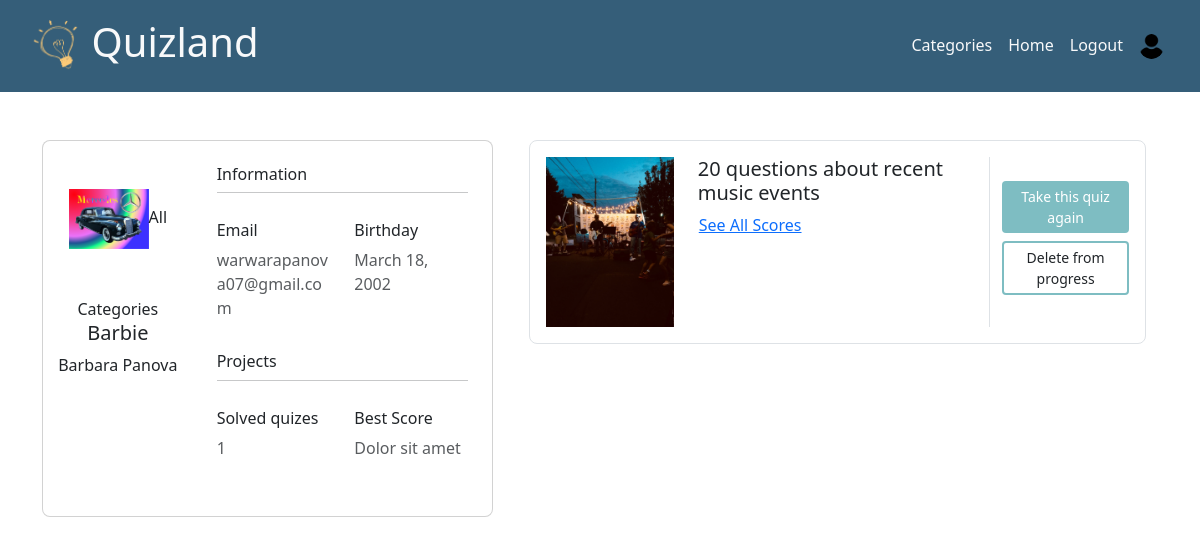
Screenshot of /progress/ (signed in) with the database file from the repository.
### core/models.py (models this page shows, shortened)
class UserInfo(models.Model):
    user=models.OneToOneField(User,on_delete=models.CASCADE,null=True,default=uuid.uuid1)
    profile_pic=models.ImageField(upload_to='images/profile_pictures/',blank=True,null=True,default='images/profile_pictures/user.png')
    birthday_date=models.DateField(null=True)

### category/models.py (models this page shows, shortened)
class Quiz(models.Model):
    quiz_name=models.CharField(max_length=150,blank=True,null=True)
    desc=models.CharField(max_length=200,blank=True,null=True)
    category=models.ForeignKey(Categories,on_delete=models.CASCADE,null=True)
    url=models.SlugField(unique=True,blank=True,null=True)
    img=models.ImageField(upload_to='images/quiz/',blank=True,null=True)

### core/views.py (the view, shortened to what this page needs)
# urls.py: path("progress/",views.progress,name='progress'),
@login_required
def progress(request):
    quiz_res=upd_info(request)
    amount=len(quiz_res)
    additional_info=UserInfo.objects.get(user=request.user)
    if request.method=='GET':
        profile_user=UserInfo.objects.get(user__id=request.user.id)
        form=ProfileForm(request.POST or None, request.FILES or None, instance=profile_user)
        return render(request,'core/progress.html',context={'quiz_res':quiz_res,'amount':amount,'info':additional_info,'form':form})

### core/views.py (called while the page is built)
def upd_info(request):
    id=request.user.id
    scores=Scores.objects.filter(user_id=request.user)
    quiz_res={}
    for s in scores:
        quiz=Quiz.objects.get(pk=s.quiz_id.id)
        if s.quiz_id not in quiz_res.keys():
            quiz_res[quiz]=[]
            quiz_res[quiz].append(s)
        else:
            quiz_res[quiz].append(s)
    return quiz_res

### core/templates/core/progress.html (shortened to what this page needs)
{% extends 'core/header.html' %}
{% load static %}
{% block content %}
<div class="container">
  <div class="row">
    <div class="col-5 py-5">
              <div class="card mb-3" style="border-radius: .5rem;">
                <div class="row g-0">
                  <div class="col-md-4 gradient-custom text-center "
                    style="border-top-left-radius: .5rem; border-bottom-left-radius: .5rem;">
  <img type="button"
      hx-post="{% url 'progress' %}"
      hx-target='#results'
      hx-trigger="click"
      name="btnChangePicture"
      src="{{info.profile_pic.url}}"
      alt="Avatar" class="img-fluid my-5"
      style="width: 80px;">All Categories</button>
                      <h5>{{request.user.username}} </h5>
                    <p>{{request.user.first_name}} {{request.user.last_name}}</p>
                                      </div>
                  <div class="col-md-8">
                    <div class="card-body p-4">
                      <h6>Information</h6>
                      <hr class="mt-0 mb-4">
                      <div class="row pt-1">
                        <div class="col-6 mb-3">
                          <h6>Email</h6>
                          <p class="text-muted">{{request.user.email}}</p>
                        </div>
                        <div class="col-6 mb-3">
                          <h6>Birthday</h6>
                          <p class="text-muted">{{info.birthday_date}}</p>
                        </div>
                      </div>
                      <h6>Projects</h6>
                <hr class="mt-0 mb-4">
                <div class="row pt-1">
                  <div class="col-6 mb-3">
                    <h6>Solved quizes</h6>
                    <p class="text-muted">{{amount}}</p>
                  </div>
                  <div class="col-6 mb-3">
                    <h6>Best Score</h6>
                    <p class="text-muted">Dolor sit amet</p>
                  </div>
                </div>
                    </div>
                  </div>
          </div>
        </div>
   </div>
    <div class="col-7">
      <div class="container py-5">
        {% if quiz_res.items %}
          {% for key, values in quiz_res.items %}
          <div class="row justify-content-center mb-3">
              <div class="col-12">
                <div class="card shadow-0 border rounded-3">
                  <div class="card-body">
                    <div class="row">
                      <div class="col-md-12 col-lg-3 col-xl-3 mb-4 mb-lg-0">
                        <div class="bg-image hover-zoom ripple rounded ripple-surface">
                          <img src="{{key.img.url}}" alt="{{key.img}}"
                            class="w-100" />
                        </div>
                      </div>
                      <div class="col-md-6 col-lg-6 col-xl-6">
                        <h5>{{key.quiz_name}}</h5>
                      <ul class="nav nav-list">
                          <li>
                              <a href="#" data-toggle="collapse" data-target="#toggle">See All Scores</a>
                          </li>
                      </ul>
                      </div>
                      <div class="col-md-6 col-lg-3 col-xl-3 border-sm-start-none border-start">
                        <form method="POST" class="d-flex flex-column mt-4">
                          <a href="http://127.0.0.1:8000/categories/category/{{key.category.name}}/quiz/{{key.url}}" class="btn btn-sm" style="background-color: #7ebdc2; color: white;">Take this quiz again</a>
                          <button name="quizID" value="{{key.id}}" class="btn btn-sm mt-2" style="border: 2px solid; border-color: #7ebdc2;" type="submit">
                            Delete from progress
                          </button>
                        </form>
                      </div>
                    </div>
                  </div>
                </div>
              </div>
            </div>
          {% endfor %}
          {% endif %}
      </div>
    </div>
  </div>
</div>
{% endblock %}

### rows the page displays
UserInfo: profile_pic (picture), birthday_date "March 18, 2002"
Quiz: img (picture), quiz_name "20 questions about recent music events", {{ key.id }} 1 (drawn)

### other values shown
{{ request.user.username }} "Barbie"
{{ request.user.first_name }} "Barbara"
{{ request.user.last_name }} "Panova"
{{ request.user.email }} "warwarapanova07@gmail.com"
{{ amount }} "1"
